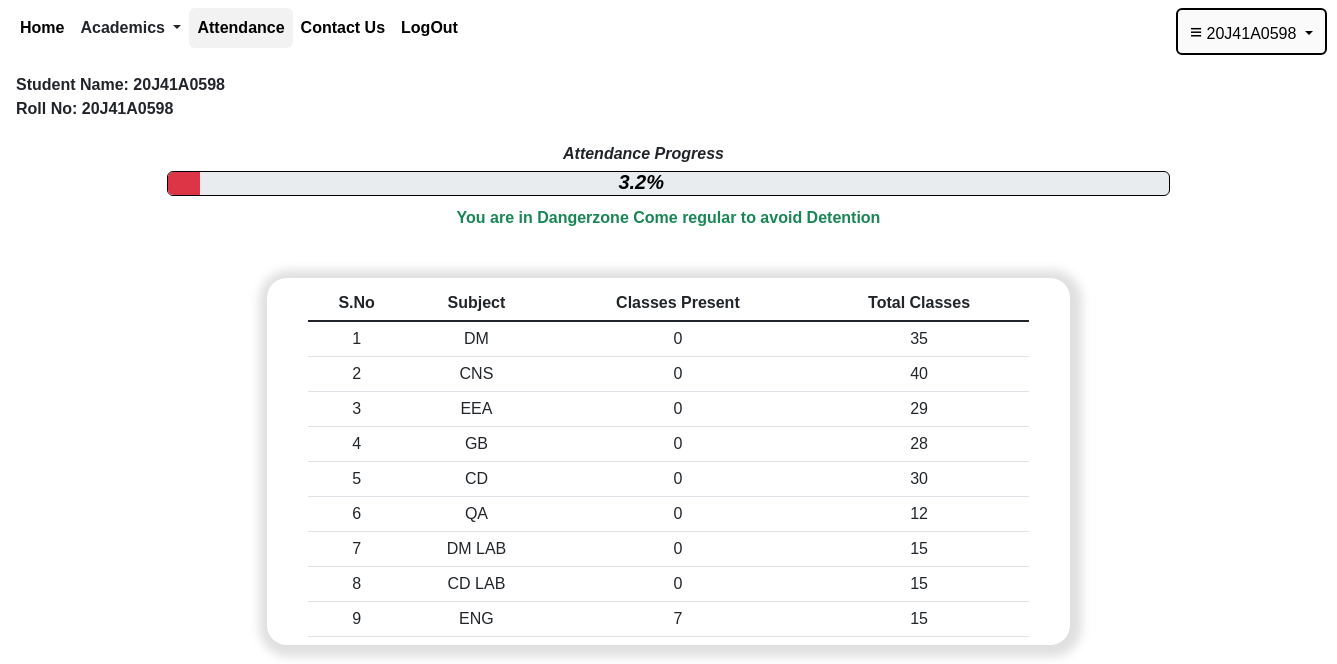
The app's page /attendance (signed in), older data.
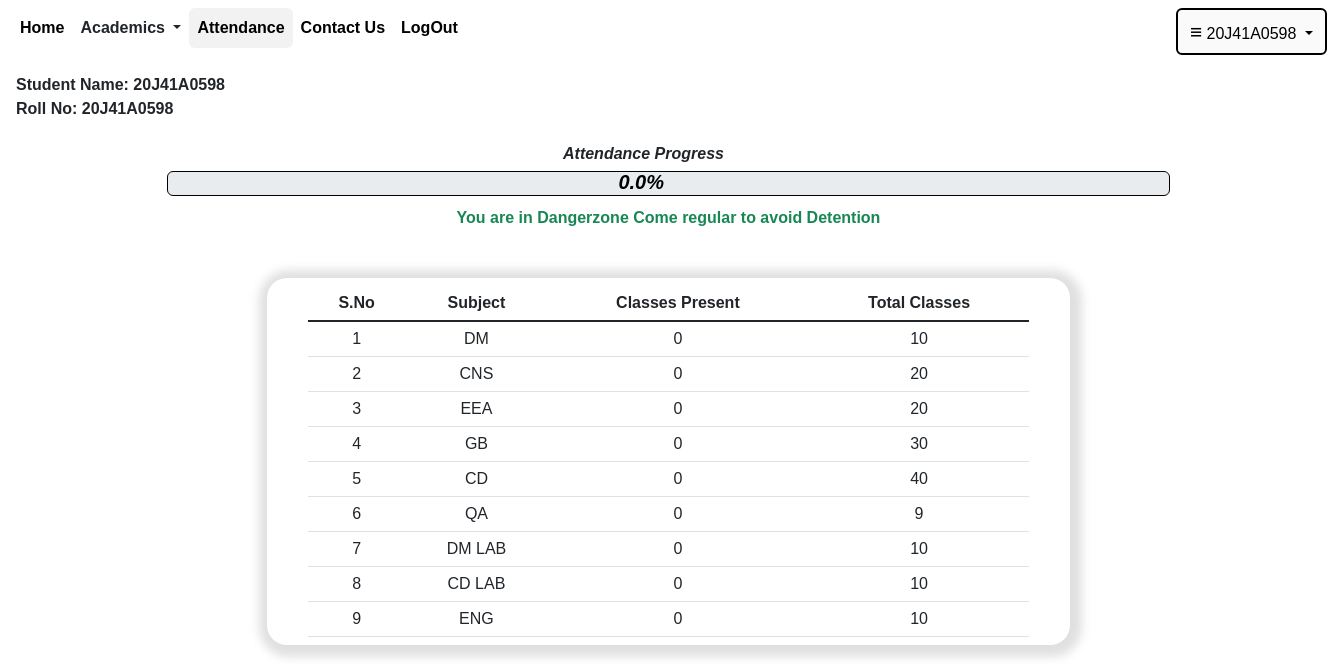
The same page, newer data.
### user/models.py (models this page shows, shortened)
class Attendance(models.Model):
    username=models.ForeignKey(LoginDetails,on_delete=models.CASCADE)
    DM=models.IntegerField(default=0)
    CNS=models.IntegerField(default=0)
    EEA=models.IntegerField(default=0)
    GB=models.IntegerField(default=0)
    CD=models.IntegerField(default=0)
    QA=models.IntegerField(default=0)
    DM_LAB=models.IntegerField(default=0)
    CD_LAB=models.IntegerField(default=0)
    ENG_LAB=models.IntegerField(default=0)

class TotalAttendance(models.Model):
    Dept=models.CharField(max_length=20,default="",primary_key=True)
    DM_TOTAL=models.IntegerField(default=0)
    CNS_TOTAL=models.IntegerField(default=0)
    EEA_TOTAL=models.IntegerField(default=0)
    GB_TOTAL=models.IntegerField(default=0)
    CD_TOTAL=models.IntegerField(default=0)
    QA_TOTAL=models.IntegerField(default=0)
    DM_LAB_TOTAL=models.IntegerField(default=0)
    CD_LAB_TOTAL=models.IntegerField(default=0)
    ENG_LAB_TOTAL=models.IntegerField(default=0)

### user/views.py (the view)
# urls.py: path('attendance',views.attendance),
def attendance(request):
    uname=request.session.get('uname')
    name=request.session.get('name')
    a=TotalAttendance.objects.get(Dept="CSE")
    b=Attendance.objects.get(username=uname)
    sum1=0.0
    sum2=0.0
    for i in [b.DM,b.CNS,b.EEA,b.GB,b.CD,b.QA,b.DM_LAB,b.CD_LAB,b.ENG_LAB]:
        sum1=sum1+i
    for i in [a.DM_TOTAL,a.CNS_TOTAL,a.EEA_TOTAL,a.GB_TOTAL,a.CD_TOTAL,a.QA_TOTAL,a.DM_LAB_TOTAL,a.CD_LAB_TOTAL,a.ENG_LAB_TOTAL]:
        sum2=sum2+i
    percentage=round((sum1*100)/sum2,2)
    msg=""
    if(percentage>=65 and percentage<75):
        msg="You're Close to 75% Attendance,Come Regular to Improve"
    elif(percentage>=75):
        msg="Hurray!!You are Elgible for Attending Exams"
    elif(percentage<65):
        msg="You are in Dangerzone Come regular to avoid Detention"
    ans=round(percentage,2)
    return render(request,'attendance.html',{'uname':uname,'name':name,'a':a,'b':b,'msg':msg,'percentage':ans,'v1':ans})

### user/templates/attendance.html (shortened to what this page needs)
{% extends 'base.html' %}
{% block content %}
<p style="margin-top:10px; display:inline-block" class=" mx-3">
<strong>
    Student Name: {{name}} <br>
    Roll No: {{uname}}
</strong>
  </p>
<br>
<center>
    <p class="" style="display:inline-block;margin-bottom:5px;font-style:italic;">
        <b>Attendance Progress</b>
      </p>
        <p style="display:inline-block;position:relative;top:30px;right:110px;font-size:20px;color:black;margin:0px;padding:0px;"><i><b>{{percentage}}%</b></i></p>
<div class="progress-stacked" style="width:75%;height:25px;margin-bottom:10px;border: 1px solid black">
    <div class="progress" role="progressbar" aria-label="Segment one" aria-valuenow="33" aria-valuemin="0" aria-valuemax="100" style="width: {{v1}}%;height:25px;">
      {% if v1 < 40 %}
      <div class="progress-bar bg-danger"></div>
      {% elif v1 < 70 %}
      <div class="progress-bar bg-warning"></div>
      {% elif v1 >= 70%}
      <div class="progress-bar bg-success"></div>
      {% endif %}
    </div>
  </div>
  <strong class="text-success">{{msg}}</strong>
  <br>
  <div class="mx-2 my-5 midd cont" style="border-radius:20px;">
<table class="table mx-3 my-2 table-hover tab">
    <thead>
      <tr>
        <th scope="col">S.No</th>
        <th>Subject</th>
        <th>Classes Present</th>
        <th>Total Classes</th>
      </tr>
    </thead>
    <tbody class="table-group-divider">
      <tr>
        <td>1</td>
        <td>DM</td>
        <td>{{b.DM}}</td>
        <td>{{a.DM_TOTAL}}</td>
      </tr>
      <tr>
        <td>2</td>
        <td>CNS</td>
        <td>{{b.CNS}}</td>
        <td>{{a.CNS_TOTAL}}</td>
      </tr>
      <tr>
        <td>3</td>
        <td>EEA</td>
        <td>{{b.EEA}}</td>
        <td>{{a.EEA_TOTAL}}</td>
      </tr>
      <tr>
        <td>4</td>
        <td>GB</td>
        <td>{{b.GB}}</td>
        <td>{{a.GB_TOTAL}}</td>
      </tr>
      <tr>
        <td>5</td>
        <td>CD</td>
        <td>{{b.CD}}</td>
        <td>{{a.CD_TOTAL}}</td>
      </tr>
      <tr>
        <td>6</td>
        <td>QA</td>
        <td>{{b.QA}}</td>
        <td>{{a.QA_TOTAL}}</td>
      </tr>
      <tr>
        <td>7</td>
        <td>DM LAB</td>
        <td>{{b.DM_LAB}}</td>
        <td>{{a.DM_LAB_TOTAL}}</td>
      </tr>
      <tr>
        <td>8</td>
        <td>CD LAB</td>
        <td>{{b.CD_LAB}}</td>
        <td>{{a.CD_LAB_TOTAL}}</td>
      </tr>
      <tr>
        <td>9</td>
        <td>ENG</td>
        <td>{{b.ENG_LAB}}</td>
        <td>{{a.ENG_LAB_TOTAL}}</td>
      </tr>
    </tbody>
  </table>
</div>
</center>
   {% endblock %}

Row changes from the older to the newer data that the page shows:
removed Attendance: DM "0", CNS "0", EEA "0", GB "0", CD "0", QA "0", DM_LAB "0", CD_LAB "0", ENG_LAB "7"
added Attendance: DM "0", CNS "0", EEA "0", GB "0", CD "0", QA "0", DM_LAB "0", CD_LAB "0", ENG_LAB "0"
changed TotalAttendance: DM_TOTAL "35" → "10"; CNS_TOTAL "40" → "20"; EEA_TOTAL "29" → "20"; GB_TOTAL "28" → "30"; CD_TOTAL "30" → "40"; QA_TOTAL "12" → "9"; DM_LAB_TOTAL "15" → "10"; CD_LAB_TOTAL "15" → "10"; ENG_LAB_TOTAL "15" → "10"
Text that changed along with them:
{{ percentage }}: "3.2" → "0.0"
